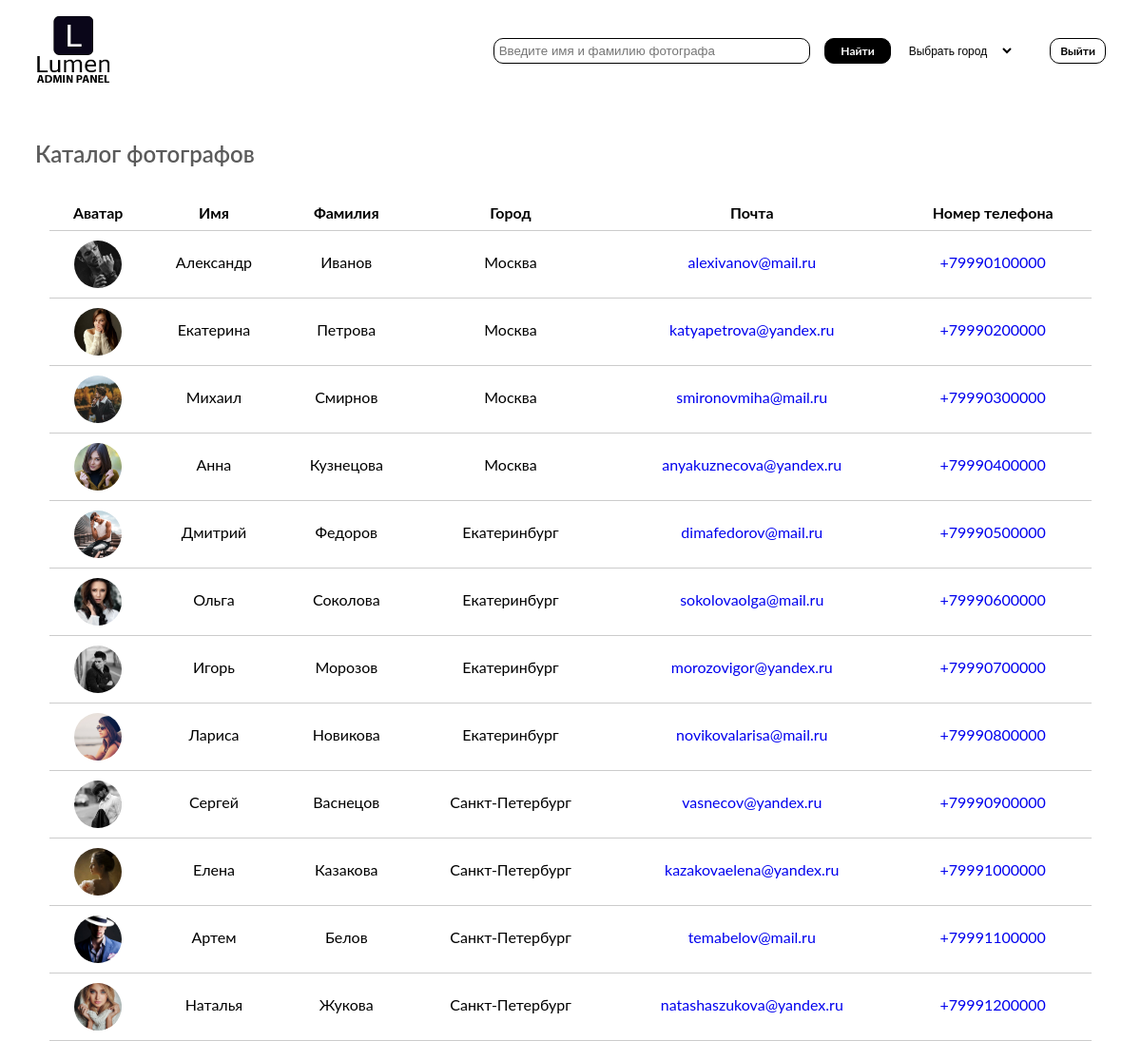
The page /admin/index.php (signed in) on the database its author committed.
### tables this page shows
CREATE TABLE `users` (
  `user_id` int(11) NOT NULL,
  `name` varchar(255) NOT NULL,
  `surname` varchar(255) NOT NULL,
  `email` varchar(255) NOT NULL,
  `password` varchar(255) NOT NULL,
  `telephone` varchar(20) DEFAULT NULL,
  `city` varchar(255) DEFAULT NULL,
  `avatar` varchar(255) DEFAULT NULL,
  `background` varchar(255) DEFAULT NULL,
  `socinst` varchar(255) DEFAULT NULL,
  `socvk` varchar(255) DEFAULT NULL,
  `soctg` varchar(255) DEFAULT NULL,
  `description` text,
  `photographer` tinyint(1) DEFAULT NULL
);

### admin/index.php (the view, shortened to what this page needs)
<?php include('include/db_connect.php') ?>
<!DOCTYPE html>
<html lang="en">
<head>
  <link rel="stylesheet" href="css/reset.css">
  <link rel="stylesheet" href="css/setka.css">
  <link rel="stylesheet" href="css/main.css">
</head>
<body>
  <?php include('include/menu.php') ?>
  <section class=" catalog">
    <div class="container">
      <div class="row filters__block">
        <div class="col-12 catalog__list">
          <div class="col-12 catalog__name">
            <h2 class="catalog__title">Каталог фотографов</h2>
          </div>
          <div class="col-12">
            <table>
              <tr class="table__title">
                <th>Аватар</th>
                <th>Имя</th>
                <th>Фамилия</th>
                <th>Город</th>
                <th>Почта</th>
                <th>Номер телефона</th>
              </tr>
              <?php
              $queryUsers = "SELECT user_id, name, surname, city, email, telephone, avatar FROM users WHERE 1=1";
              $resultUsers = $mysqli->query($queryUsers);
              if ($resultUsers->num_rows > 0) {
                while ($rowUser = $resultUsers->fetch_assoc()) {
                  $user_id = $rowUser['user_id'];
                  $name = $rowUser['name'];
                  $surname = $rowUser['surname'];
                  $city = $rowUser['city'];
                  $email = $rowUser['email'];
                  $telephone = $rowUser['telephone'];
                  $avatar = $rowUser['avatar'];
                  echo '<tr class="user">';
                  echo '<td><a href="pages/user.php?id=' . $user_id . '">';
                  echo '<img class="avatar__img" src="/' . $avatar . '"></a></td>';
                  echo '<td>' . $name . '</td>';
                  echo '<td>' . $surname . '</td>';
                  echo '<td>' . $city . '</td>';
                  echo '<td><a href="mailto:' . $email . '">' . $email . '</a></td>';
                  echo '<td><a href="tel:' . $telephone . '">' . $telephone . '</a></td>';
                  echo '</tr>';
                }
              }
              ?>
            </table>
          </div>
        </div>
      </div>
    </div>
  </section>
</body>
</html>

### admin/css/setka.css (style rules this page uses)
a { text-decoration: none; }
.container { width: 1160px; margin: 0 auto; box-sizing: border-box; }
.row { display: flex; flex-wrap: wrap; display: -webkit-flex; display: -ms-flex; }
.col-1, .col-2, .col-3, .col-3-9, .col-4, .col-5, .col-6, .col-7, .col-8, .col-9, .col-10, .col-11, .col-12 { width: 100%; box-sizing: border-box; padding-left: 15px; padding-right: 15px; }
img { object-fit: cover; width: 100%; height: auto; }
@media (min-width: 576px) { .container { max-width: 90%; } }
@media (min-width: 771px) { .container { max-width: 90%; } }
@media (min-width: 0px) { .container { max-width: 90%; } }
@media (min-width: 0px) { .col-12 { flex: 0 0 100%; max-width: 100%; } }

### admin/css/main.css (style rules this page uses)
body { font-family: Lato; }
.catalog { margin-top: 55px; }
.catalog__name { margin-bottom: 30px; padding-left: 0px; padding-right: 0px; }
.catalog__title { color: #5B5B5B; font-size: 24px; font-style: normal; font-weight: 600; line-height: normal; }
table { width: 100%; border-collapse: collapse; }
.table__title { font-weight: 700; }
th, td { text-align: center; padding: 10px; border-bottom: 1px solid #ccc; }
.avatar__img { width: 50px; height: 50px; border-radius: 50%; vertical-align: middle; display: inline-block; }
@media screen and (min-width:0px) and (max-width:1200px) { .container { max-width: 96.334%; } }

### rows shown on the page
users: avatar (picture), name "Александр", surname "Иванов", city "Москва", email "alexivanov@mail.ru", telephone "+79990100000"
users: avatar (picture), name "Екатерина", surname "Петрова", city "Москва", email "katyapetrova@yandex.ru", telephone "+79990200000"
users: avatar (picture), name "Михаил", surname "Смирнов", city "Москва", email "smironovmiha@mail.ru", telephone "+79990300000"
users: avatar (picture), name "Анна", surname "Кузнецова", city "Москва", email "anyakuznecova@yandex.ru", telephone "+79990400000"
users: avatar (picture), name "Дмитрий", surname "Федоров", city "Екатеринбург", email "dimafedorov@mail.ru", telephone "+79990500000"
users: avatar (picture), name "Ольга", surname "Соколова", city "Екатеринбург", email "sokolovaolga@mail.ru", telephone "+79990600000"
users: avatar (picture), name "Игорь", surname "Морозов", city "Екатеринбург", email "morozovigor@yandex.ru", telephone "+79990700000"
users: avatar (picture), name "Лариса", surname "Новикова", city "Екатеринбург", email "novikovalarisa@mail.ru", telephone "+79990800000"
users: avatar (picture), name "Сергей", surname "Васнецов", city "Санкт-Петербург", email "vasnecov@yandex.ru", telephone "+79990900000"
users: avatar (picture), name "Елена", surname "Казакова", city "Санкт-Петербург", email "kazakovaelena@yandex.ru", telephone "+79991000000"
users: avatar (picture), name "Артем", surname "Белов", city "Санкт-Петербург", email "temabelov@mail.ru", telephone "+79991100000"
users: avatar (picture), name "Наталья", surname "Жукова", city "Санкт-Петербург", email "natashaszukova@yandex.ru", telephone "+79991200000"
